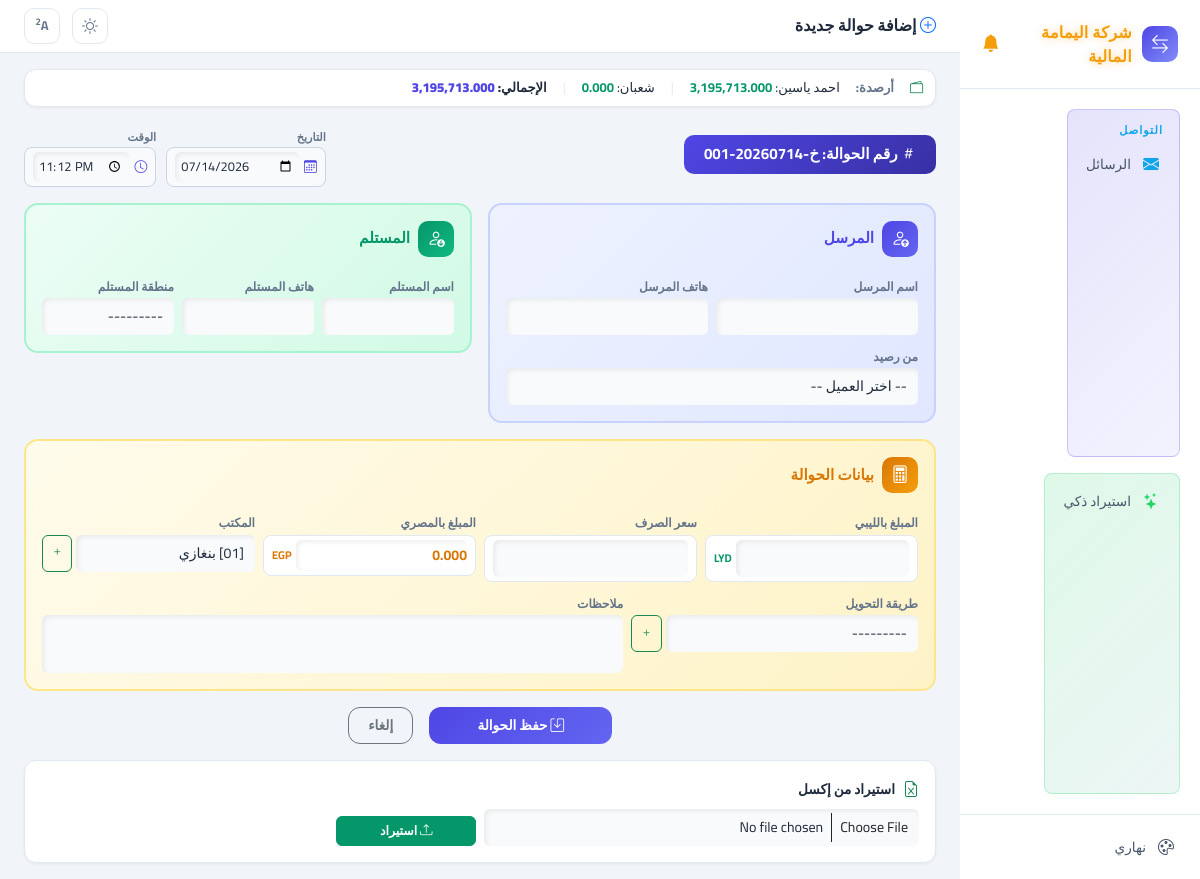
/transactions/add/, run on an earlier commit of the app's database.
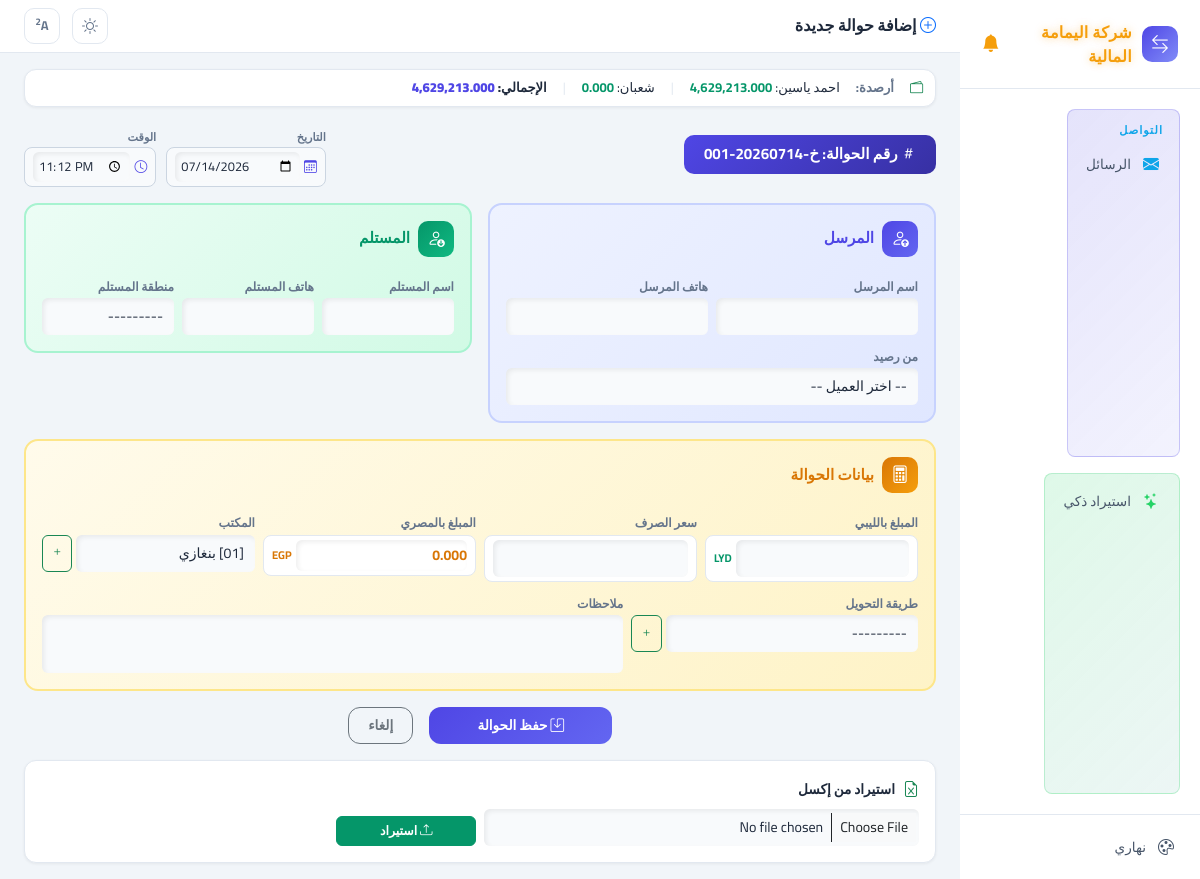
And on a later commit of the database.
### access_app/models.py (models this page shows, shortened)
class ClientBalance(models.Model):
    name = models.CharField(max_length=200, verbose_name="الاسم")
    phone = models.CharField(max_length=20, verbose_name="رقم الهاتف", blank=True, null=True)
    egp_balance = models.FloatField(verbose_name="الرصيد المصري", default=0)
    lyd_balance = models.FloatField(verbose_name="الرصيد الليبي", default=0)
    last_updated = models.DateTimeField(verbose_name="آخر تحديث", auto_now=True)
    class Meta:
        verbose_name = "رصيد عميل"
        verbose_name_plural = "أرصدة العملاء"

### access_app/views.py (the view, shortened to what this page needs)
# urls.py: path('transactions/add/', views.add_transaction, name='add_transaction'),
def add_transaction(request):
    now_str = datetime.now().strftime("%Y-%m-%d")
    time_str = datetime.now().strftime("%H:%M")
    next_num = _next_order_number()
    form = DatabaseForm(initial={"order_number": next_num, "office_name": 1, "date": now_str, "time": time_str})
    clients, total_egp = _get_clients_with_remaining()
    offices = OfficeName.objects.all()
    return render(request, "form.html", {
        "title": "إضافة حوالة جديدة",
        "form": form,
        "submit_label": "حفظ الحوالة",
        "clients": clients,
        "total_egp": total_egp,
        "offices": offices,
    })

### access_app/forms.py (shortened to what this page needs)
class DatabaseForm(_BaseForm):
    receiver_region = forms.ChoiceField(
        choices=CITIES, label="منطقة المستلم", required=False,
        widget=forms.Select()
    )
    transfer_type = forms.ChoiceField(
        choices=TRANSFER_CHOICES, label="طريقة التحويل", required=False,
        widget=forms.Select()
    )
    class Meta:
        model = Database
        fields = "__all__"
        widgets = {
            "date": forms.DateInput(attrs={"type": "date"}),
            "time": forms.TimeInput(attrs={"type": "time"}),
            "remarks": forms.Textarea(attrs={"rows": 2, "style": "resize:none;"}),
        }

### access_app/context_processors.py (called while the page is built)
def current_user_processor(request):
    user_id = request.session.get("user_id")
    if user_id:
        try:
            user = SystemUser.objects.get(id=user_id)
            return {"current_user": user}
        except SystemUser.DoesNotExist:
            pass
    return {"current_user": None}

def maintenance_processor(request):
    from .models import SystemSetting
    setting = SystemSetting.get()
    return {"maintenance_mode": setting.maintenance_mode, "maintenance_message": setting.maintenance_message}

### access_app/templates/form.html (shortened to what the changed rows need)
{% extends "base.html" %}
{% load app_tags %}
{% block content %}
{% if clients %}
<div class="stat-card p-2 mb-3" style="padding:8px 12px !important;">
    <div class="d-flex align-items-center gap-3 flex-wrap" style="font-size:0.82rem;">
        <i class="bi bi-wallet2 text-success"></i>
        <span style="font-weight:700;color:var(--text-muted);">أرصدة:</span>
        {% for c in clients %}
        <span style="white-space:nowrap;">{{ c.name }}: <strong style="color:{% if c.remaining_egp < 0 %}var(--danger){% else %}var(--success){% endif %};">{{ c.remaining_egp|fmt }}</strong></span>
        {% if not forloop.last %}<span style="color:var(--card-border);">|</span>{% endif %}
        {% endfor %}
        <span style="color:var(--card-border);">|</span>
        <span style="white-space:nowrap;font-weight:800;">الإجمالي: <strong style="color:var(--primary);">{{ total_egp|fmt }}</strong></span>
    </div>
</div>
{% endif %}
{% endblock %}

What changed in the data, as far as the page shows it:
changed ClientBalance "احمد ياسين": remaining_egp|fmt "3,195,713.000" → "4,629,213.000"
Also different on the page:
{{ total_egp|fmt }}: "3,195,713.000" → "4,629,213.000"
